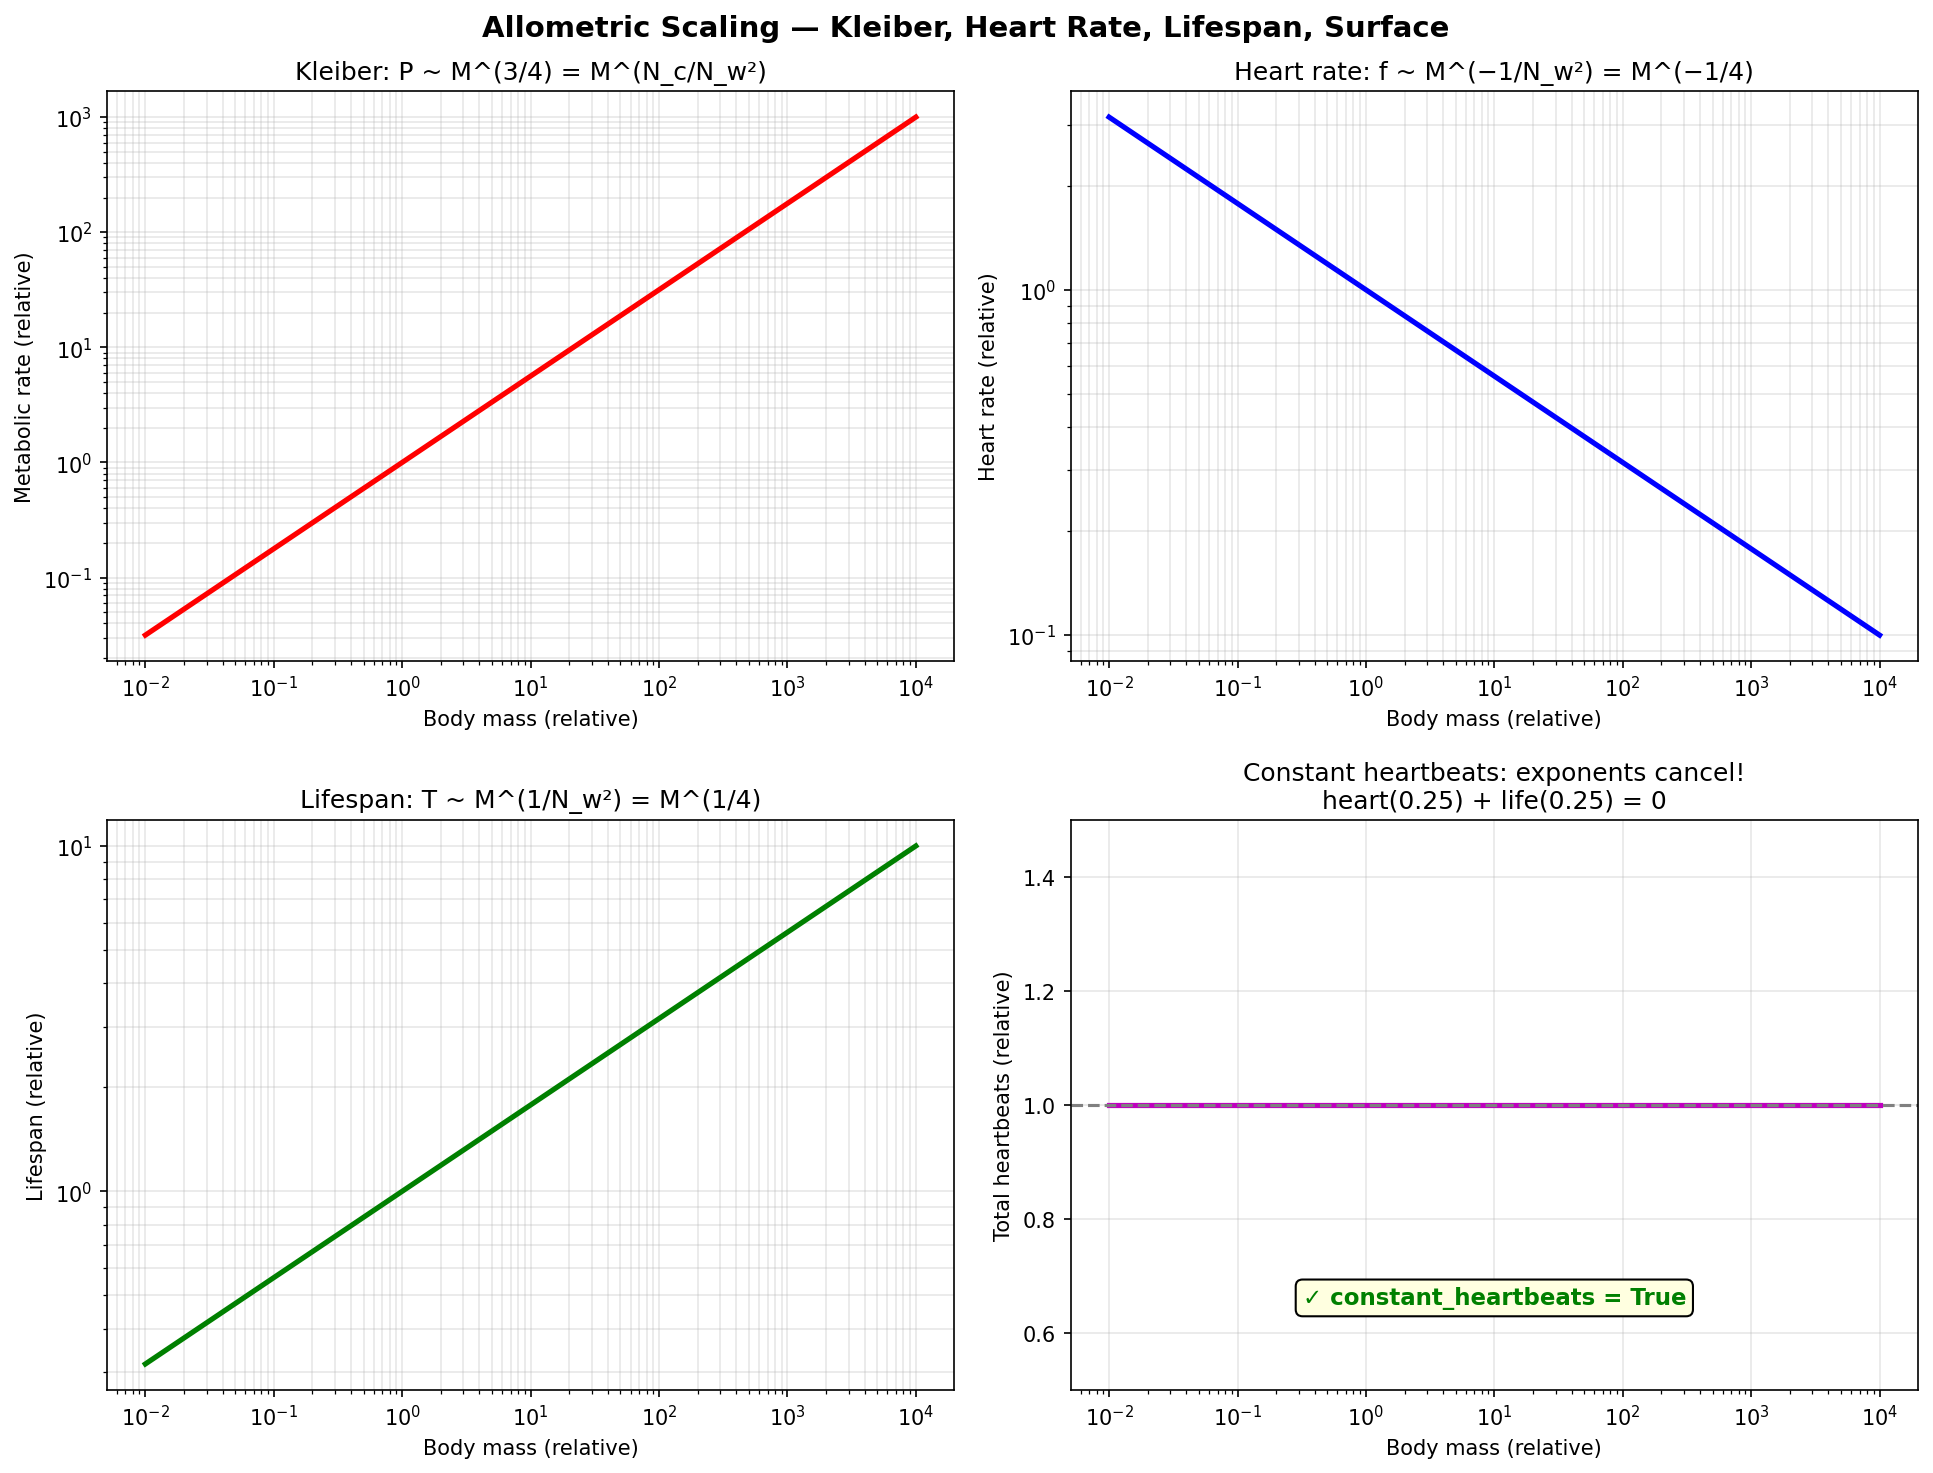

This figure's Python source:
#!/usr/bin/env python3
# Copyright (c) 2026 Daland Montgomery
# SPDX-License-Identifier: AGPL-3.0-or-later

"""Crystal Bio — Allometric Scaling from (2,3)"""
import crystal_toe as ct
import matplotlib.pyplot as plt
import numpy as np

toe = ct.Toe(); bio = toe.bio()

fig, axes = plt.subplots(2, 2, figsize=(13, 10))
fig.suptitle("Allometric Scaling — Kleiber, Heart Rate, Lifespan, Surface",
             fontsize=14, fontweight='bold')

m_range = np.logspace(-2, 4, 200)  # mouse to whale

# ── Kleiber: P ~ M^(3/4) ──
ax = axes[0, 0]
p = [bio.kleiber(m) for m in m_range]
ax.loglog(m_range, p, 'r-', linewidth=2.5)
ax.set_xlabel('Body mass (relative)'); ax.set_ylabel('Metabolic rate (relative)')
k = bio.kleiber_exp_frac()
ax.set_title(f'Kleiber: P ~ M^({k[0]}/{k[1]}) = M^(N_c/N_w²)')
ax.grid(True, alpha=0.3, which='both')

# ── Heart rate: f ~ M^(-1/4) ──
ax = axes[0, 1]
hr = [bio.heart_rate(m) for m in m_range]
ax.loglog(m_range, hr, 'b-', linewidth=2.5)
ax.set_xlabel('Body mass (relative)'); ax.set_ylabel('Heart rate (relative)')
ax.set_title('Heart rate: f ~ M^(−1/N_w²) = M^(−1/4)')
ax.grid(True, alpha=0.3, which='both')

# ── Lifespan: T ~ M^(1/4) ──
ax = axes[1, 0]
ls = [bio.lifespan(m) for m in m_range]
ax.loglog(m_range, ls, 'g-', linewidth=2.5)
ax.set_xlabel('Body mass (relative)'); ax.set_ylabel('Lifespan (relative)')
ax.set_title('Lifespan: T ~ M^(1/N_w²) = M^(1/4)')
ax.grid(True, alpha=0.3, which='both')

# ── Total heartbeats: constant! ──
ax = axes[1, 1]
total_hb = [bio.heart_rate(m) * bio.lifespan(m) for m in m_range]
ax.semilogx(m_range, total_hb, 'm-', linewidth=2.5)
ax.axhline(y=1.0, color='gray', linewidth=1.5, linestyle='--')
ax.set_xlabel('Body mass (relative)'); ax.set_ylabel('Total heartbeats (relative)')
ax.set_title(f'Constant heartbeats: exponents cancel!\n'
             f'heart({bio.heart_rate_exponent():.2f}) + life({bio.lifespan_exponent():.2f}) = 0')
ax.set_ylim(0.5, 1.5)
ax.grid(True, alpha=0.3)
ax.text(0.5, 0.15, f'✓ constant_heartbeats = {bio.constant_heartbeats()}',
        transform=ax.transAxes, fontsize=11, fontweight='bold', ha='center',
        color='green', bbox=dict(boxstyle='round', facecolor='lightyellow'))

plt.tight_layout()
plt.savefig('bio_allometric.png', dpi=150, bbox_inches='tight'); plt.show()
